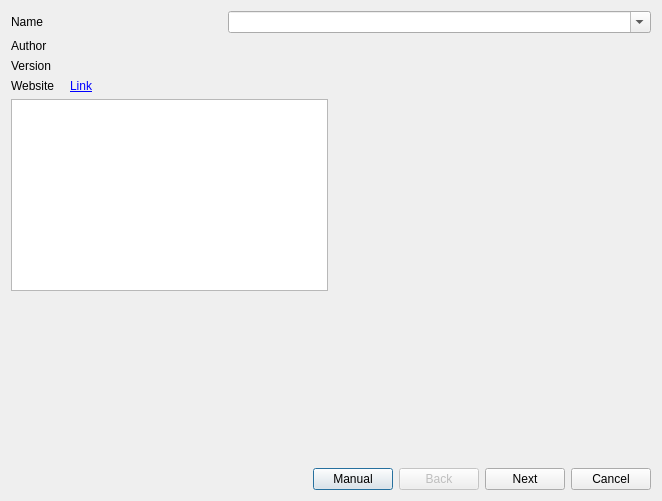
<?xml version="1.0" encoding="UTF-8"?>
<ui version="4.0">
 <class>FomodInstallerDialog</class>
 <widget class="QDialog" name="FomodInstallerDialog">
  <property name="geometry">
   <rect>
    <x>0</x>
    <y>0</y>
    <width>662</width>
    <height>501</height>
   </rect>
  </property>
  <property name="windowTitle">
   <string>FOMOD Installation Dialog</string>
  </property>
  <layout class="QVBoxLayout" name="verticalLayout">
   <item>
    <layout class="QHBoxLayout" name="horizontalLayout_2" stretch="1,2">
     <item>
      <widget class="QLabel" name="label">
       <property name="text">
        <string>Name</string>
       </property>
      </widget>
     </item>
     <item>
      <widget class="QComboBox" name="nameCombo">
       <property name="editable">
        <bool>true</bool>
       </property>
      </widget>
     </item>
    </layout>
   </item>
   <item>
    <layout class="QHBoxLayout" name="horizontalLayout" stretch="1,1">
     <item>
      <layout class="QVBoxLayout" name="verticalLayout_2">
       <item>
        <layout class="QFormLayout" name="formLayout">
         <property name="fieldGrowthPolicy">
          <enum>QFormLayout::AllNonFixedFieldsGrow</enum>
         </property>
         <property name="horizontalSpacing">
          <number>15</number>
         </property>
         <item row="0" column="0">
          <widget class="QLabel" name="label_3">
           <property name="text">
            <string>Author</string>
           </property>
          </widget>
         </item>
         <item row="0" column="1">
          <widget class="QLabel" name="authorLabel">
           <property name="text">
            <string/>
           </property>
          </widget>
         </item>
         <item row="1" column="0">
          <widget class="QLabel" name="label_4">
           <property name="text">
            <string>Version</string>
           </property>
          </widget>
         </item>
         <item row="1" column="1">
          <widget class="QLabel" name="versionLabel">
           <property name="text">
            <string/>
           </property>
          </widget>
         </item>
         <item row="2" column="0">
          <widget class="QLabel" name="label_2">
           <property name="text">
            <string>Website</string>
           </property>
          </widget>
         </item>
         <item row="2" column="1">
          <widget class="QLabel" name="websiteLabel">
           <property name="text">
            <string>&lt;a href=&quot;#&quot;&gt;Link&lt;/a&gt;</string>
           </property>
          </widget>
         </item>
        </layout>
       </item>
       <item>
        <widget class="QTextEdit" name="descriptionText">
         <property name="readOnly">
          <bool>true</bool>
         </property>
        </widget>
       </item>
       <item>
        <widget class="QLabel" name="screenshotLabel">
         <property name="sizePolicy">
          <sizepolicy hsizetype="Expanding" vsizetype="Expanding">
           <horstretch>0</horstretch>
           <verstretch>0</verstretch>
          </sizepolicy>
         </property>
         <property name="minimumSize">
          <size>
           <width>0</width>
           <height>0</height>
          </size>
         </property>
         <property name="maximumSize">
          <size>
           <width>16777215</width>
           <height>16777215</height>
          </size>
         </property>
         <property name="text">
          <string/>
         </property>
        </widget>
       </item>
      </layout>
     </item>
     <item>
      <widget class="QStackedWidget" name="stepsStack">
       <property name="sizePolicy">
        <sizepolicy hsizetype="Preferred" vsizetype="Preferred">
         <horstretch>0</horstretch>
         <verstretch>0</verstretch>
        </sizepolicy>
       </property>
       <property name="maximumSize">
        <size>
         <width>16777215</width>
         <height>16777215</height>
        </size>
       </property>
       <property name="currentIndex">
        <number>-1</number>
       </property>
      </widget>
     </item>
    </layout>
   </item>
   <item>
    <layout class="QHBoxLayout" name="horizontalLayout_3">
     <item>
      <spacer name="horizontalSpacer">
       <property name="orientation">
        <enum>Qt::Horizontal</enum>
       </property>
       <property name="sizeHint" stdset="0">
        <size>
         <width>40</width>
         <height>20</height>
        </size>
       </property>
      </spacer>
     </item>
     <item>
      <widget class="QPushButton" name="manualBtn">
       <property name="text">
        <string>Manual</string>
       </property>
      </widget>
     </item>
     <item>
      <widget class="QPushButton" name="prevBtn">
       <property name="enabled">
        <bool>false</bool>
       </property>
       <property name="text">
        <string>Back</string>
       </property>
      </widget>
     </item>
     <item>
      <widget class="QPushButton" name="nextBtn">
       <property name="text">
        <string>Next</string>
       </property>
      </widget>
     </item>
     <item>
      <widget class="QPushButton" name="cancelBtn">
       <property name="text">
        <string>Cancel</string>
       </property>
       <property name="default">
        <bool>false</bool>
       </property>
       <property name="flat">
        <bool>false</bool>
       </property>
      </widget>
     </item>
    </layout>
   </item>
  </layout>
 </widget>
 <resources/>
 <connections/>
</ui>
